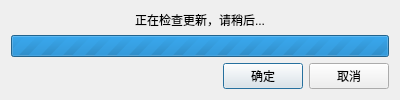
<?xml version="1.0" encoding="UTF-8"?>
<ui version="4.0">
 <class>UpdateDialog</class>
 <widget class="QDialog" name="UpdateDialog">
  <property name="geometry">
   <rect>
    <x>0</x>
    <y>0</y>
    <width>400</width>
    <height>85</height>
   </rect>
  </property>
  <property name="windowTitle">
   <string>检查更新</string>
  </property>
  <layout class="QGridLayout" name="gridLayout">
   <item row="2" column="0">
    <spacer name="horizontalSpacer">
     <property name="orientation">
      <enum>Qt::Horizontal</enum>
     </property>
     <property name="sizeHint" stdset="0">
      <size>
       <width>40</width>
       <height>20</height>
      </size>
     </property>
    </spacer>
   </item>
   <item row="1" column="0" colspan="3">
    <widget class="QProgressBar" name="progressBar">
     <property name="maximum">
      <number>0</number>
     </property>
     <property name="value">
      <number>0</number>
     </property>
     <property name="textVisible">
      <bool>false</bool>
     </property>
     <property name="invertedAppearance">
      <bool>false</bool>
     </property>
    </widget>
   </item>
   <item row="2" column="1">
    <widget class="QPushButton" name="pushButtonOK">
     <property name="text">
      <string>确定</string>
     </property>
    </widget>
   </item>
   <item row="2" column="2">
    <widget class="QPushButton" name="pushButtonCancel">
     <property name="text">
      <string>取消</string>
     </property>
    </widget>
   </item>
   <item row="0" column="0" colspan="3">
    <widget class="QLabel" name="labelInfo">
     <property name="text">
      <string>正在检查更新，请稍后...</string>
     </property>
     <property name="alignment">
      <set>Qt::AlignCenter</set>
     </property>
    </widget>
   </item>
  </layout>
 </widget>
 <resources/>
 <connections/>
</ui>
